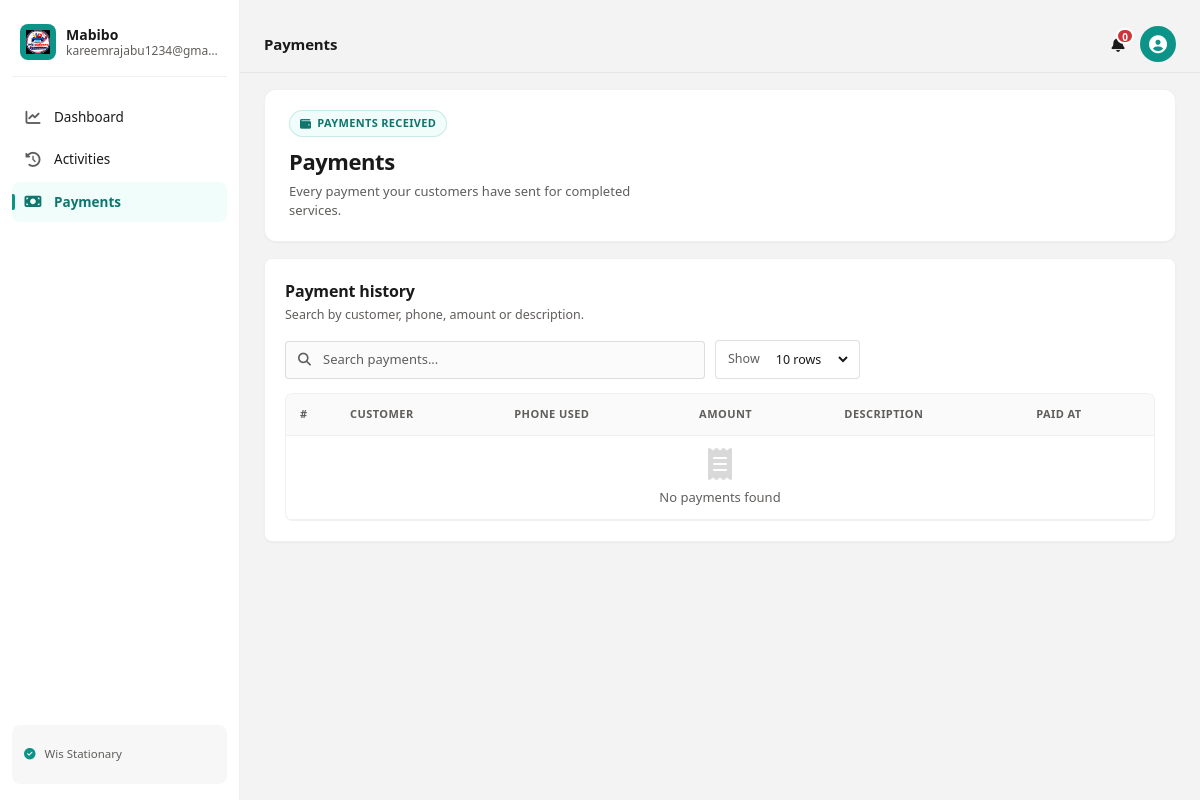
Page /stationary/payments/ (signed in) on the earlier database version.
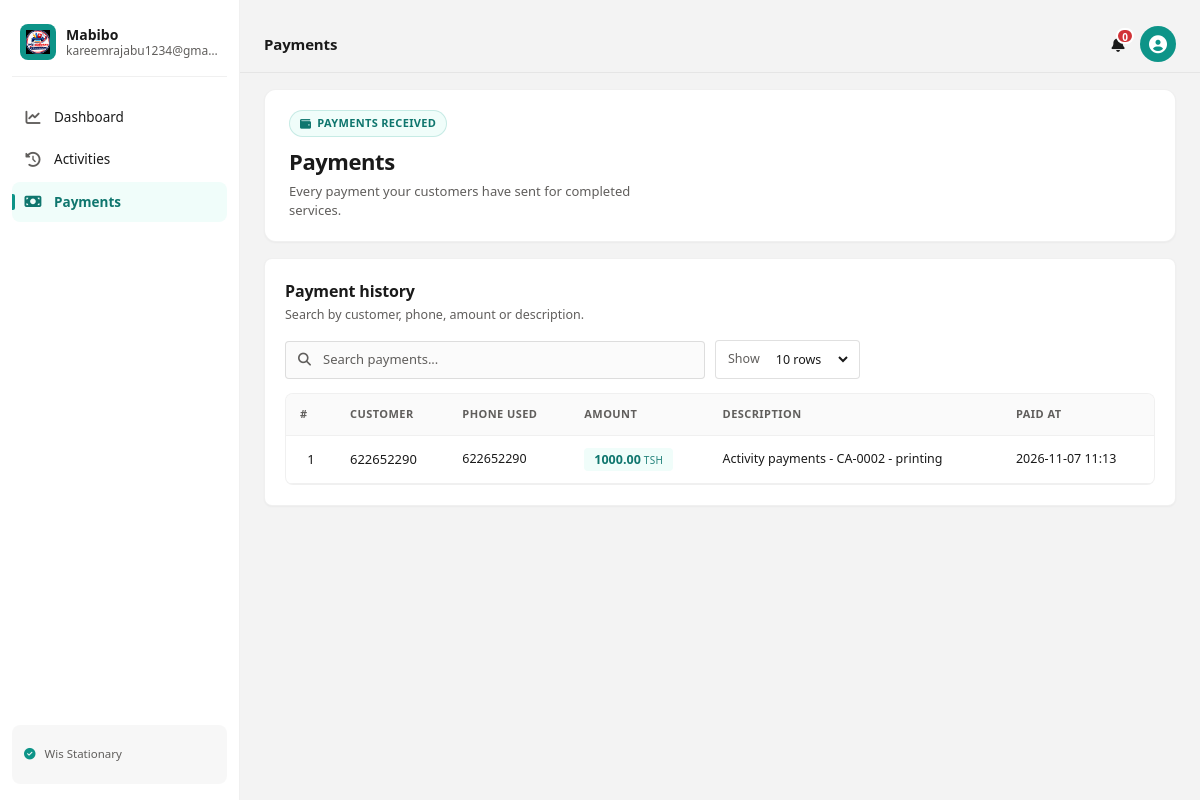
Same page on the later database version.
### stationary_system/models/payments.py (models this page shows)
class Payments(models.Model):
    user = models.ForeignKey(settings.AUTH_USER_MODEL, on_delete=models.CASCADE)
    stationary_profile = models.ForeignKey(
        'StationaryProfile',
        on_delete=models.CASCADE,
        null=True,
        blank=True,
        related_name='payments'
    )
    amount = models.DecimalField(max_digits=10, decimal_places=2, null=False, blank=False)
    phone_used = models.CharField(max_length=10, null=False, blank=False)
    description = models.TextField(blank=True, null=True)
    paid_at = models.DateTimeField(blank=True, null=True)

### stationary_system/models/accounts.py (models this page shows, shortened)
class CustomUser(AbstractUser):
    phone = models.CharField(max_length=20, blank=True, null=True)
    stationary_id = models.CharField(max_length=20, blank=True, null=True)

### stationary_system/views/stationary_views/s_payments.py (the view)
# urls.py: path('stationary/payments/', s_payments.payments_list, name='stationary_payments'),
@login_required(login_url='login_page_stationary')
def payments_list(request):
    stationary = StationaryProfile.objects.filter(user=request.user).first()
    if not stationary:
        payments = []
    else:
        payments = Payments.objects.select_related('user').filter(
            stationary_profile=stationary
        ).order_by('-paid_at')
    return render(request, "stationary/payments.html", {
        "payments": payments
    })

### stationary_system/templates/stationary/payments.html (shortened to what the changed rows need)
{% load static %}
<!DOCTYPE html>
<html lang="en">
<head>
    <link rel="stylesheet" href="{% static 'stationary_css/stationary.css' %}">
    <link rel="stylesheet" href="{% static 'stationary_css/spayments.css' %}">
    <link rel="stylesheet" href="https://cdnjs.cloudflare.com/ajax/libs/font-awesome/6.4.0/css/all.min.css">
</head>
<body>
    <main class="main">
        <div class="wrap">
            <section class="hero hero-sm">
                <div class="hero-text">
                    <h1>Payments</h1>
                </div>
            </section>
            <section class="panel">
                <div class="section-head">
                    <div>
                        <h2>Payment history</h2>
                    </div>
                </div>
                <div class="table-scroll-9">
                    <table class="table-9" id="payments-table">
                        <thead>
                            <tr>
                                <th class="index-9">#</th>
                                <th>Customer</th>
                                <th>Phone used</th>
                                <th>Amount</th>
                                <th>Description</th>
                                <th>Paid at</th>
                            </tr>
                        </thead>
                        <tbody>
                            {% for payment in payments %}
                            <tr>
                                <td class="index-9">{{ forloop.counter }}</td>
                                <td class="customer-cell">
                                    {{ payment.user.get_full_name|default:payment.user.username }}
                                </td>
                                <td class="phone-cell">
                                    {{ payment.phone_used }}
                                </td>
                                <td class="amount-cell">
                                    <span class="amount-pill">{{ payment.amount }} <small>Tsh</small></span>
                                </td>
                                <td class="desc-cell">
                                    {{ payment.description|default:"—" }}
                                </td>
                                <td class="date-cell">
                                    {% if payment.paid_at %}
                                        {{ payment.paid_at|date:"Y-m-d H:i" }}
                                    {% else %}
                                        <span class="muted-dash">—</span>
                                    {% endif %}
                                </td>
                            </tr>
                            {% empty %}
                            <tr class="empty-row">
                                <td colspan="6" class="empty-cell">
                                    <i class="fas fa-receipt"></i>
                                    <p>No payments found</p>
                                </td>
                            </tr>
                            {% endfor %}
                        </tbody>
                    </table>
                </div>
            </section>
        </div>
    </main>
</body>
</html>

Differences in the rows shown:
added Payments: user.get_full_name "622652290", phone_used "622652290", amount "1000.00", description "Activity payments - CA-0002 - printing", paid_at "2026-11-07 11:13"
Other differences:
text no longer shown: "No payments found"
